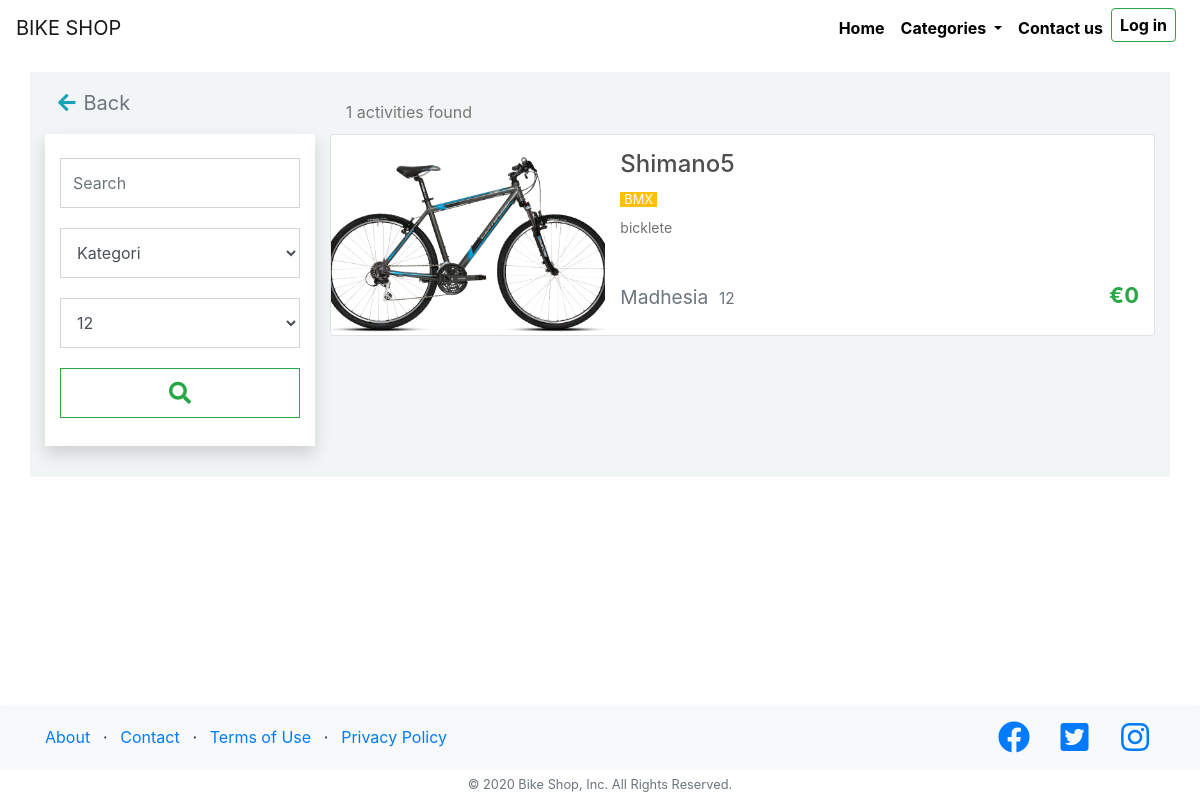
Page /search?size=12 on the committed database.
### shop/models.py (models this page shows, shortened)
class Bikes(models.Model):
    name = models.CharField(max_length=35, default="Shimano")
    size = models.CharField(max_length=2, default=26)
    color = models.CharField(max_length=10, default="Blu")
    description = models.TextField(default="bicklete")
    full_description = RichTextField(blank=True, null=True)
    price = models.CharField(max_length=5, default=0)
    image = models.ImageField(default="defalut.png")
    age_category = models.CharField(default=16, max_length=15)
    bike_categories = models.CharField(default="BMX", max_length=50)
    class Meta:
        verbose_name_plural = 'Bikes'

### shop/views.py (the view)
# urls.py: path('search', views.search, name='search'),
def search(request):
    search_query = request.GET.get('q', '')
    search_category = request.GET.get('category', '')
    search_size = request.GET.get('size', '')
    category = ''
    size = ''
    query = ''
    if request.method == 'POST':
        form = SearchForm(request.POST)
        if form.is_valid():
            query = ''.join(
                e for e in form.cleaned_data['query'] if e.isalnum())
            if form.cleaned_data['category']:
                category = form.cleaned_data['category']
            if form.cleaned_data['size']:
                size = form.cleaned_data['size']
        return HttpResponseRedirect('/search?q='+query+'&category='+category+'&size='+size)
    else:
        search_query = ''.join(e for e in search_query if e.isalnum())
        form = SearchForm(initial={
            'query': search_query, 'category': search_category, 'size': search_size})
        if search_category and search_size:
            bikes = Bikes.objects.filter(name__icontains=search_query) & Bikes.objects.filter(
                bike_categories=search_category) & Bikes.objects.filter(
                size=search_size)
        elif search_size:
            bikes = Bikes.objects.filter(name__icontains=search_query) & Bikes.objects.filter(
                size=search_size)
        elif search_category:
            bikes = Bikes.objects.filter(name__icontains=search_query) & Bikes.objects.filter(
                bike_categories=search_category)
        else:
            bikes = Bikes.objects.filter(name__icontains=search_query)
    context = {'bikes': bikes, 'form': form, }
    return render(request, 'shop/search.html', context)

### shop/forms.py
class SearchForm(forms.Form):
    choices_category = [('', 'Kategori'), ('1-BMX', 'BMX'), ('2-MTB', 'MTB')]
    choices_size = [('', 'Madhesi'), ('12', '12'), ('14', '14'),
                    ('16', '16'), ('20', '20'), ('26', '26')]
    query = forms.CharField(max_length=100, widget=forms.TextInput(
        attrs={'class': 'form__field form-control w-100 mt-3 shadow-none', 'placeholder': 'Search'}))
    category = forms.ChoiceField(widget=forms.Select(
        attrs={'class': 'form-control form__field', }), choices=choices_category, required=False)
    size = forms.ChoiceField(widget=forms.Select(
        attrs={'class': 'form-control form__field', }), choices=choices_size, required=False)

### shop/templates/shop/search.html (shortened to what this page needs)
{% extends 'shop/layout.html' %}
{% load static %}
{% block extrahead  %}
    <link rel="stylesheet" href="{% static 'shop/search.css' %}">
    <link rel="stylesheet" href="{% static 'shop/fix_navbar.css' %}">
{% endblock %}
{% block content %}
<div class="container mt-5 pt-4">
  <div class="row" style="background-color: #f2f5f6;">
    <div class="col-lg-12">
      <div class="row align-items-center">
        <div class="col-md-3 back-home">
          <button class="btn mr-4 d-flex align-items-center text-secondary shadow-none" id="goBack" style="font-size: 20px;">
            <i class="fas fa-arrow-left text-info mr-2"></i><span>Back</span>
          </button>
        </div>
        <div class="col-md-9">
          <h3 class="title-h3">
            <span>{{usedQuery}}&nbsp;</span>
            <span style="font-size: 16px;">{{bikes|length }} </span>
            <span style="font-size: 16px;"> activities found</span>
          </h3>
        </div>
      </div>
    </div>
    <div class="col-lg-12">
      <div class="row">
        <div class="col-md-3 col-sm-12">
          <div class="row bg-white ml-0 pt-2 pb-2 mb-4 shadow">
            <div class="w-100 search-box" >
                <form method="POST">
                  <div class="col-sm-12 position-relative" >
                    {{form.query}}
                  </div>
                  <div class="col-sm-12 mt-2">
                    {{form.category}}
                  </div>
                  <div class="col-sm-12 my-2">
                    {{form.size}}
                  </div>
                  <div class=" col-sm-12">
                    <button type="submit" class="form__field btn btn-block btn-outline-success">
                      <i class="fas fa-search"></i>
                    </button>
                  </div>
                </form>
            </div>
          </div>
        </div>
        <div class="col-md-9 col-sm-12" style="margin-bottom: 15px;">
          <div class="position-relative" style="min-height: 328px;">
            {% if bikes %}
            <ul class="list-group pull-down">
                {% for item in bikes  %}
              <li class="list-group-item p-0 border" >
                <a href="/bike/{{item.name}}" title="{{item.name}}" class="link" style="text-decoration: none;">
                  <div class="row m-0">
                    <div class="col-12 col-sm-6 col-md-4 px-0">
                      <img  title="{{item.name}}" src="{{item.image.url}}"
                        class="mx-auto d-block img-fluid" alt="{{ item.name }}">
                    </div>
                    <div class="col-12 col-sm-6 col-md-8 text-left text-sm-left">
                      <h4 class="bike-title">{{ item.name }}</h4>
                      <p class="mb-2">
                        <span class="small bg-warning text-white p-0 pl-1 pr-1">{{ item.bike_categories }}</span>
                      </p>
                      <p class="subtitle text-truncate">
                        <span>{{item.description}}</span>
                      </p>
                      <h4 class="pt-2 mb-0 text-left">
                        <span class="small text-secondary" >
                       Madhesia &nbsp;<span class="small">{{ item.size }}</span>
                        </span>
                        <span class="main-price float-right text-success font-weight-bold">&euro;{{ item.price }}</span>
                      </h4>
                    </div>
                  </div>
                </a>
              </li>
              {% endfor %}
            </ul>
            {% else %}
             <div  class="alert alert-warning" role="alert">
              <span >Sorry, we couldn't find any matches for your search.</span>
            </div>
        {% endif %}
          </div>
        </div>
      </div>
    </div>
  </div>
</div>
{% endblock %}

### shop/static/shop/home.css (style rules this page uses)
html { position: relative; min-height: 100%; }
body { margin-bottom: 95px; }

### shop/static/shop/search.css (style rules this page uses)
.title-h3 { margin-top: 20px; margin-bottom: 8px; color: #787878; font-weight: 400; }
.subtitle { font-size: 14px; color: #707070; overflow: hidden; min-height: 48px; max-height: 56px; margin-bottom: 8px; line-height: 1.4; }
.list-group .list-group-item { border: 0; margin-bottom: 15px; padding: 0 0.9375rem; }
.img-fluid { height: 200px; width: 100%; object-fit: cover; }
.main-price { bottom: 15px; right: 15px; font-size: 22px; }
.text-sm-left { padding: 15px; }
.btn { box-shadow: none; }
.bike-title { color: #4E4E4E; }
.form__field { height: 50px; border-radius: 0; margin-bottom: 20px; }
.fa-search { font-size: 22px; padding-top: 4px; }

### rows in the picture
Bikes: image (picture), name "Shimano5", bike_categories "BMX", description "bicklete", size "12", price "0"

### other values in the picture
{{ bikes|length }} "1"
